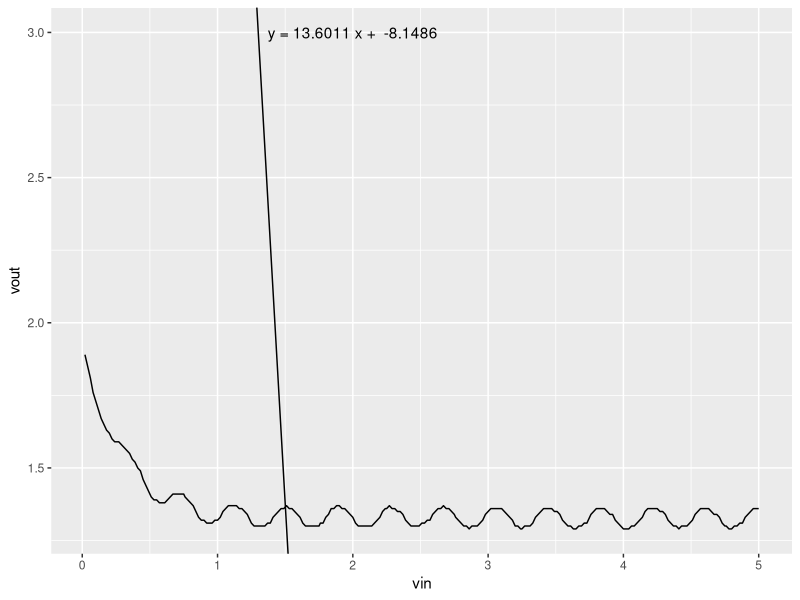

Reproduce this figure in R.
data<-read.csv(file="data.csv")

require(ggplot2)
colnames(data)<-c("vin","vout")
fit<-lm(data$vin~data$vout)
plot<-ggplot(data,aes(vin,vout)) +  geom_line()
plot.line<-geom_abline(intercept = fit$coefficients[1], slope = fit$coefficients[2])
word<-paste("y =",paste(as.numeric(round(fit$coefficients[1],4))),"x + ",paste(as.numeric(round(fit$coefficients[2],4))))
plot.words<-annotate("text", x =2, y = 3, label = word  )

plot+plot.line+plot.words
